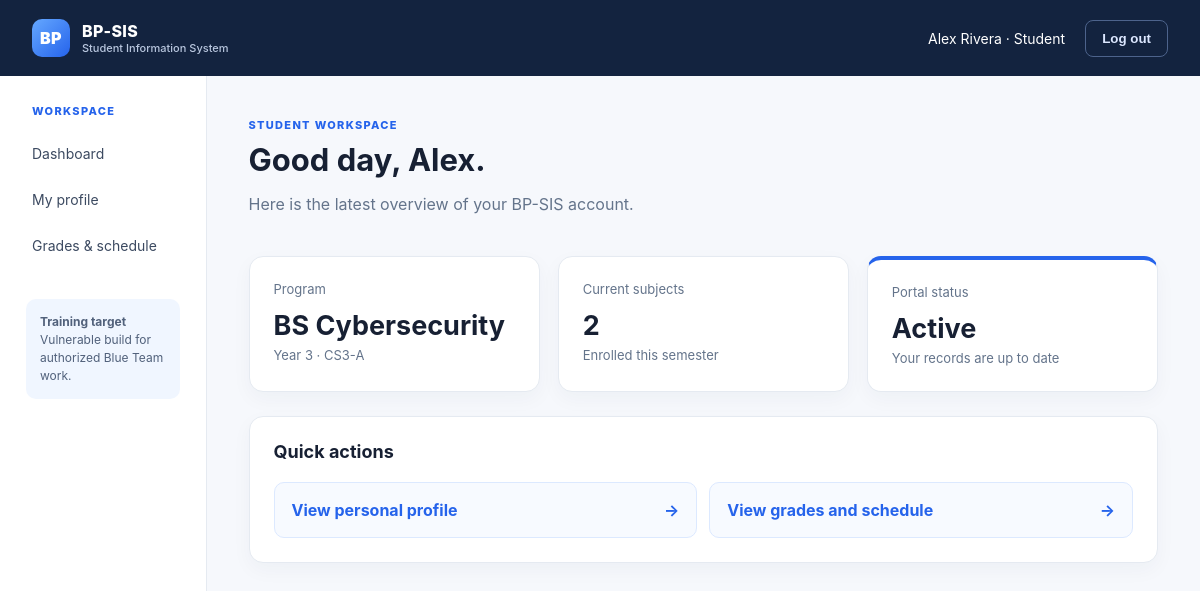
The app's page /dashboard (signed in) with its own data.
### tables this page shows
CREATE TABLE users (
    id INTEGER PRIMARY KEY, username TEXT UNIQUE NOT NULL, password TEXT NOT NULL,
    role TEXT NOT NULL CHECK(role IN ('student','faculty','admin')),
    full_name TEXT NOT NULL, email TEXT NOT NULL, active INTEGER NOT NULL DEFAULT 1
);

CREATE TABLE students (
    id INTEGER PRIMARY KEY, user_id INTEGER UNIQUE NOT NULL, student_number TEXT UNIQUE NOT NULL,
    program TEXT NOT NULL, year_level INTEGER NOT NULL, section TEXT NOT NULL,
    FOREIGN KEY(user_id) REFERENCES users(id)
);

### bp_sis/app.py (the view)
    @app.route("/dashboard")
    @login_required
    def dashboard():
        user = current_user(); conn = get_db()
        stats = {}
        if user["role"] == "student":
            student = conn.execute("SELECT * FROM students WHERE user_id = ?", (user["id"],)).fetchone()
            stats["student"] = student
            stats["grades"] = conn.execute("SELECT g.grade FROM grades g JOIN enrollments e ON e.id=g.enrollment_id WHERE e.student_id=?", (student["id"],)).fetchall()
        elif user["role"] == "faculty":
            stats["subjects"] = conn.execute("SELECT s.* FROM subjects s JOIN faculty_subjects fs ON fs.subject_id=s.id JOIN faculty f ON f.id=fs.faculty_id WHERE f.user_id=?", (user["id"],)).fetchall()
        else:
            stats["users"] = conn.execute("SELECT COUNT(*) AS count FROM users").fetchone()["count"]
        return render_template("dashboard.html", stats=stats)

### bp_sis/app.py (called while the page is built)
def connect(path: str | Path) -> sqlite3.Connection:
    conn = sqlite3.connect(path)
    conn.row_factory = sqlite3.Row
    conn.execute("PRAGMA foreign_keys = ON")
    return conn

### bp_sis/templates/dashboard.html (shortened to what this page needs)
{% extends 'base.html' %}{% block title %}Dashboard{% endblock %}{% block content %}
<div class="page-heading"><div><p class="eyebrow">{{ current_user['role']|capitalize }} workspace</p><h1>Good day, {{ current_user['full_name'].split(' ')[0] }}.</h1><p class="muted">Here is the latest overview of your BP-SIS account.</p></div></div>
{% if current_user['role']=='student' %}<div class="cards"><div class="stat-card"><span>Program</span><strong>{{ stats.student['program'] }}</strong><small>Year {{ stats.student['year_level'] }} · {{ stats.student['section'] }}</small></div><div class="stat-card"><span>Current subjects</span><strong>{{ stats.grades|length }}</strong><small>Enrolled this semester</small></div><div class="stat-card accent"><span>Portal status</span><strong>Active</strong><small>Your records are up to date</small></div></div><div class="panel"><h2>Quick actions</h2><div class="quick-links"><a href="{{ url_for('student_profile') }}">View personal profile <span>→</span></a><a href="{{ url_for('student_records') }}">View grades and schedule <span>→</span></a></div></div>
{% endif %}
{% endblock %}

### bp_sis/templates/base.html (shortened to what this page needs)
<!doctype html>
<html lang="en">
<head>
  <link rel="stylesheet" href="{{ url_for('static', filename='style.css') }}">
</head>
<body>
<header class="topbar"><a class="brand" href="{{ url_for('dashboard') if current_user else url_for('login') }}"><span class="brand-mark">BP</span><span>BP-SIS<small>Student Information System</small></span></a>
{% if current_user %}<div class="user-menu"><span>{{ current_user['full_name'] }} · {{ current_user['role']|capitalize }}</span><form method="post" action="{{ url_for('logout') }}"><button class="button ghost">Log out</button></form></div>{% endif %}</header>
{% if current_user %}<div class="shell"><aside class="sidebar"><p class="eyebrow">Workspace</p><a href="{{ url_for('dashboard') }}">Dashboard</a>{% if current_user['role']=='student' %}<a href="{{ url_for('student_profile') }}">My profile</a><a href="{{ url_for('student_records') }}">Grades & schedule</a>{% elif current_user['role']=='faculty' %}<a href="{{ url_for('faculty_subjects') }}">Assigned subjects</a><a href="{{ url_for('faculty_students') }}">Student records</a>{% else %}<a href="{{ url_for('admin_users') }}">User accounts</a><a href="{{ url_for('admin_records') }}">Student & faculty records</a>{% endif %}<div class="sidebar-note"><b>Training target</b><br>Vulnerable build for authorized Blue Team work.</div></aside><main class="content">{% else %}<main class="public-content">{% endif %}{% with messages = get_flashed_messages(with_categories=true) %}{% for category, message in messages %}<div class="flash {{ category }}">{{ message }}</div>{% endfor %}{% endwith %}{% block content %}{% endblock %}</main>{% if current_user %}</div>{% endif %}
</body></html>

### bp_sis/static/style.css (style rules this page uses)
:root { --navy:#13233f;--blue:#2563eb;--sky:#eaf2ff;--ink:#172033;--muted:#64748b;--line:#e5eaf1;--bg:#f6f8fc;--white:#fff;--green:#16845b;--red:#b42318 }
* { box-sizing:border-box }
body { margin:0;background:var(--bg);color:var(--ink);font-family:Inter,ui-sans-serif,system-ui,-apple-system,BlinkMacSystemFont,"Segoe UI",sans-serif }
.topbar { height:76px;background:var(--navy);color:#fff;display:flex;align-items:center;justify-content:space-between;padding:0 32px }
.brand { display:flex;gap:12px;align-items:center;color:#fff;text-decoration:none;font-weight:800;letter-spacing:.02em }
.brand small { display:block;font-size:11px;font-weight:500;color:#b9c7df;letter-spacing:0 }
.brand-mark { width:38px;height:38px;background:linear-gradient(135deg,#65a8ff,#2563eb);display:inline-flex;align-items:center;justify-content:center;border-radius:10px;font-weight:900;color:#fff }
.user-menu { display:flex;align-items:center;gap:20px;font-size:14px }
.user-menu form { margin:0 }
.shell { display:flex;min-height:calc(100vh - 76px) }
.sidebar { width:245px;background:#fff;border-right:1px solid var(--line);padding:28px 18px;display:flex;flex-direction:column;gap:5px }
.sidebar a { color:#3c4a61;text-decoration:none;padding:12px 14px;border-radius:8px;font-size:14px }
.eyebrow { text-transform:uppercase;letter-spacing:.12em;font-size:11px;color:var(--blue);font-weight:800;margin:0 0 9px }
.sidebar .eyebrow { padding:0 14px;margin-bottom:10px }
.sidebar-note { margin:28px 8px 0;padding:14px;border-radius:10px;background:#f0f6ff;color:#51617b;font-size:12px;line-height:1.5 }
.content { max-width:1180px;width:100%;padding:42px }
.page-heading { display:flex;justify-content:space-between;align-items:flex-start;margin-bottom:26px }
.page-heading h1 { margin:0 0 8px;font-size:31px }
.muted { color:var(--muted) }
.cards { display:grid;grid-template-columns:repeat(3,1fr);gap:18px;margin-bottom:24px }
.stat-card,.panel { background:#fff;border:1px solid var(--line);border-radius:14px;padding:24px;box-shadow:0 7px 20px rgba(26,45,79,.04) }
.stat-card { min-height:136px }
.stat-card span,.stat-card small { display:block;color:var(--muted);font-size:13px }
.stat-card strong { display:block;font-size:27px;margin:12px 0 5px }
.stat-card.accent { border-top:4px solid var(--blue) }
.panel { margin-bottom:22px }
.panel h2 { font-size:18px;margin:0 0 20px }
.quick-links { display:grid;grid-template-columns:repeat(2,1fr);gap:12px }
.quick-links a { padding:17px;background:#f7faff;border:1px solid #dce9ff;border-radius:10px;text-decoration:none;color:var(--blue);font-weight:700;display:flex;justify-content:space-between }
.button { border:0;border-radius:8px;padding:10px 16px;font-weight:700;cursor:pointer }
.button.ghost { background:transparent;color:#dce7ff;border:1px solid #4d638c }

### records on screen
users: full_name "Alex Rivera", role "Student", role "STUDENT", full_name "Alex"
students: student.program "BS Cybersecurity", student.year_level "3", student.section "CS3-A"

### other values on screen
{{ stats.grades|length }} "2"
